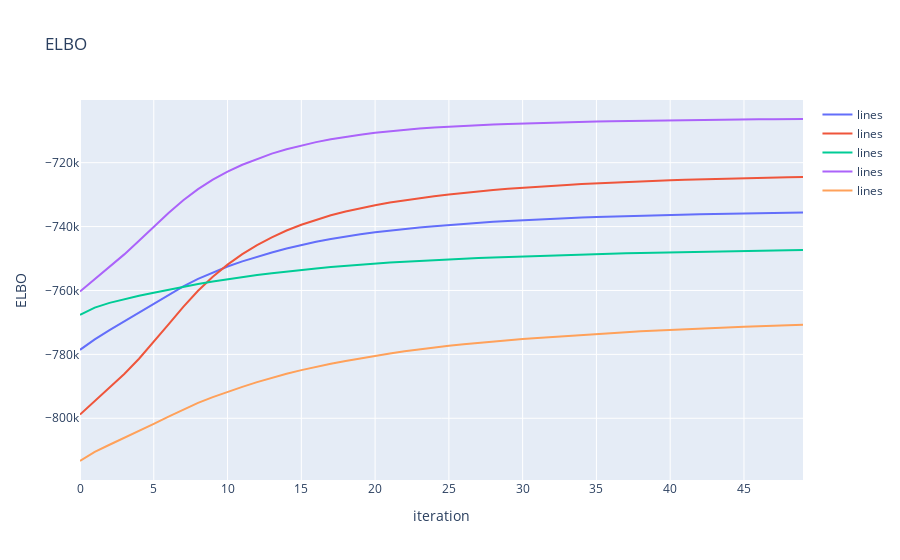

The code cell stored with this chart in its notebook:
### Code cell
import plotly.graph_objects as go
fig = go.Figure()
fig.add_trace(go.Scatter(x=np.arange(len(elbo_list)), y=elbo_list,
                    mode='lines',
                    name='lines'))
                    
fig.add_trace(go.Scatter(x=np.arange(len(elbo_list2)), y=elbo_list2,mode='lines',name='lines'))
fig.add_trace(go.Scatter(x=np.arange(len(elbo_list3)), y=elbo_list3,mode='lines',name='lines'))
fig.add_trace(go.Scatter(x=np.arange(len(elbo_list4)), y=elbo_list4,mode='lines',name='lines'))
fig.add_trace(go.Scatter(x=np.arange(len(elbo_list5)), y=elbo_list5,mode='lines',name='lines'))
fig.update_layout(title='ELBO',xaxis_title='iteration',yaxis_title='ELBO')


fig.show()
